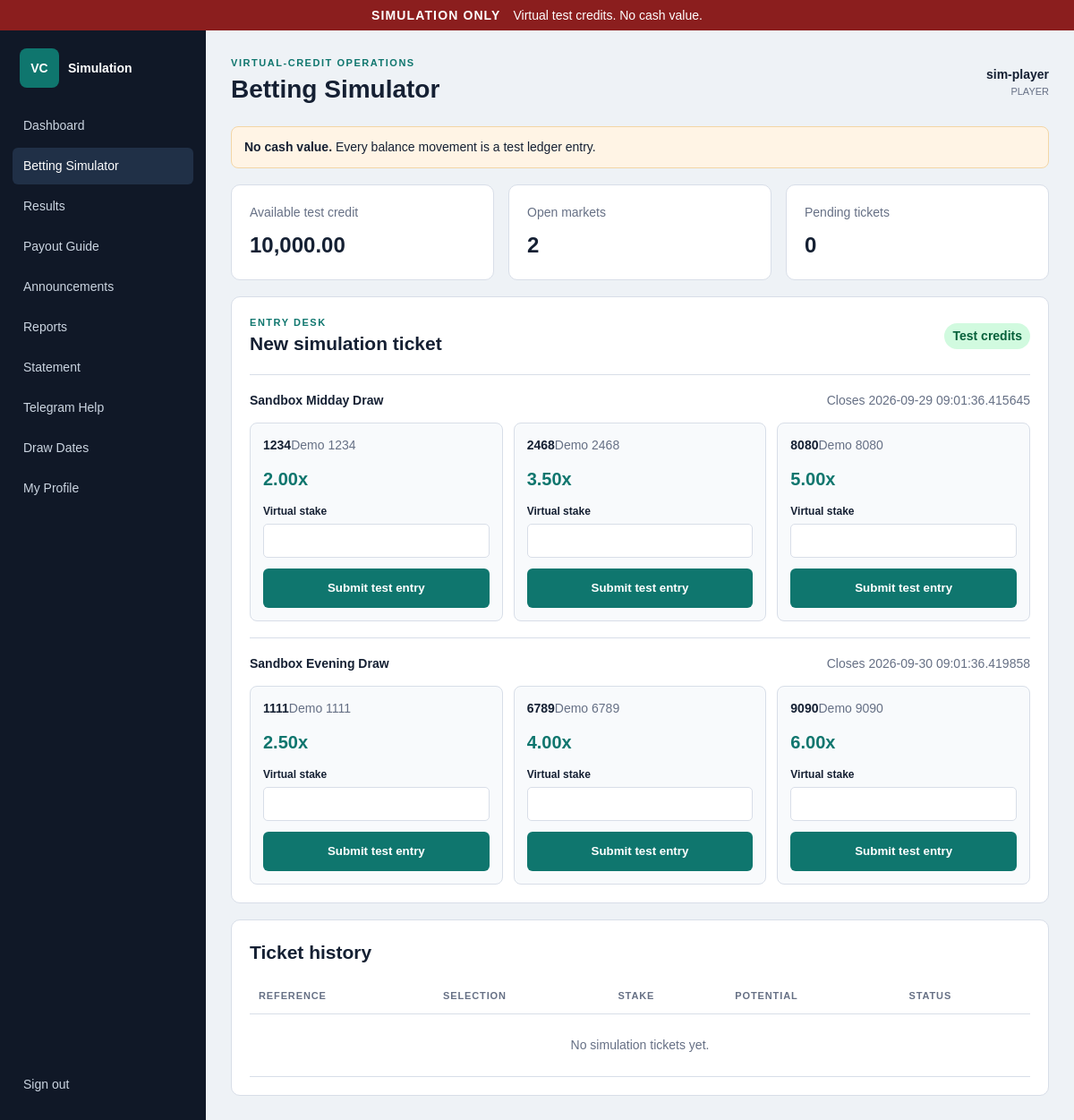
/betting (signed in), run on the app's committed database.
### app/models.py (models this page shows)
class Base(DeclarativeBase):
    pass

class User(Base):
    __tablename__ = "users"
    id: Mapped[int] = mapped_column(primary_key=True)
    username: Mapped[str] = mapped_column(String(80), unique=True, index=True)
    password_hash: Mapped[str] = mapped_column(String(255))
    role: Mapped[UserRole] = mapped_column(Enum(UserRole))
    parent_id: Mapped[int | None] = mapped_column(ForeignKey("users.id"), nullable=True)
    active: Mapped[bool] = mapped_column(Boolean, default=True)
    session_version: Mapped[int] = mapped_column(default=0)
    created_at: Mapped[datetime] = mapped_column(
        DateTime(timezone=True), default=lambda: datetime.now(timezone.utc)
    )
    parent: Mapped[User | None] = relationship(remote_side=[id], back_populates="children")
    children: Mapped[list[User]] = relationship(back_populates="parent")
    ledger_entries: Mapped[list[LedgerEntry]] = relationship(
        back_populates="user",
        order_by="LedgerEntry.id",
        foreign_keys="LedgerEntry.user_id",
    )

class Market(Base):
    __tablename__ = "markets"
    id: Mapped[int] = mapped_column(primary_key=True)
    name: Mapped[str] = mapped_column(String(120))
    closes_at: Mapped[datetime] = mapped_column(DateTime(timezone=True))
    status: Mapped[MarketStatus] = mapped_column(
        Enum(MarketStatus), default=MarketStatus.OPEN
    )
    selections: Mapped[list[Selection]] = relationship(back_populates="market")

class Selection(Base):
    __tablename__ = "selections"
    id: Mapped[int] = mapped_column(primary_key=True)
    market_id: Mapped[int] = mapped_column(ForeignKey("markets.id"), index=True)
    code: Mapped[str] = mapped_column(String(40))
    label: Mapped[str] = mapped_column(String(120))
    odds: Mapped[Decimal] = mapped_column(Numeric(10, 2))
    market: Mapped[Market] = relationship(back_populates="selections")
    tickets: Mapped[list[Ticket]] = relationship(back_populates="selection")

### app/main.py (the view)
    @app.get("/betting")
    def betting(request: Request, ticket: str | None = None, error: str | None = None):
        with Session(engine) as session:
            user = signed_in_user(request, session)
            if user is None:
                return RedirectResponse("/login", status_code=303)
            markets = list(
                session.scalars(
                    select(Market)
                    .where(Market.status == MarketStatus.OPEN)
                    .order_by(Market.closes_at)
                ).unique()
            )
            tickets = list(
                session.scalars(
                    select(Ticket)
                    .where(Ticket.user_id == user.id)
                    .order_by(Ticket.created_at.desc())
                )
            )
            return templates.TemplateResponse(
                request=request,
                name="betting.html",
                context={
                    "user": user,
                    "balance": get_balance(session, user),
                    "markets": markets,
                    "tickets": tickets,
                    "ticket_no": ticket,
                    "error": error,
                    "title": "Betting Simulator",
                    "page_title": "Betting Simulator",
                    "active": "betting",
                },
            )

### app/templates/betting.html (shortened to what this page needs)
{% extends "app_base.html" %}
{% block app_content %}
<section class="metric-grid compact">
  <article><span>Available test credit</span><strong>{{ "{:,.2f}".format(balance) }}</strong></article>
  <article><span>Open markets</span><strong>{{ markets|length }}</strong></article>
  <article><span>Pending tickets</span><strong>{{ tickets|selectattr('status.value','equalto','pending')|list|length }}</strong></article>
</section>
<section class="panel">
  <div class="panel-head"><div><p class="kicker">ENTRY DESK</p><h2>New simulation ticket</h2></div><span class="status">Test credits</span></div>
  {% if markets %}
    {% for market in markets %}
    <div class="market-block">
      <div><strong>{{ market.name }}</strong><span class="muted">Closes {{ market.closes_at }}</span></div>
      <div class="selection-grid">
        {% for selection in market.selections %}
        <form method="post" action="/betting/place" class="selection-card">
          <div><strong>{{ selection.code }}</strong><span>{{ selection.label }}</span></div>
          <div class="odds">{{ "{:.2f}".format(selection.odds) }}x</div>
          <label>Virtual stake<input name="stake" type="number" min="0.01" step="0.01" required></label>
          <button type="submit">Submit test entry</button>
        </form>
        {% endfor %}
      </div>
    </div>
    {% endfor %}
  {% else %}<div class="empty">No open simulation markets.</div>{% endif %}
</section>
<section class="panel">
  <div class="panel-head"><h2>Ticket history</h2></div>
  <div class="table-wrap"><table><thead><tr><th>Reference</th><th>Selection</th><th>Stake</th><th>Potential</th><th>Status</th></tr></thead><tbody>
  {% for ticket in tickets %}<tr><td>{{ ticket.ticket_no }}</td><td>{{ ticket.selection.code }}</td><td>{{ "{:,.2f}".format(ticket.stake) }}</td><td>{{ "{:,.2f}".format(ticket.potential_payout) }}</td><td><span class="tag">{{ ticket.status.value }}</span></td></tr>
  {% else %}<tr><td colspan="5" class="empty">No simulation tickets yet.</td></tr>{% endfor %}
  </tbody></table></div>
</section>
{% endblock %}

### app/templates/app_base.html (shortened to what this page needs)
{% extends "base.html" %}
{% block shell %}
<div class="app-shell">
  <aside class="sidebar">
    <div class="sidebar-brand"><span>VC</span><strong>Simulation</strong></div>
    <nav>
      <a class="{{ 'active' if active == 'dashboard' else '' }}" href="/dashboard">Dashboard</a>
      <a class="{{ 'active' if active == 'betting' else '' }}" href="/betting">Betting Simulator</a>
      <a class="{{ 'active' if active == 'results' else '' }}" href="/results">Results</a>
      <a class="{{ 'active' if active == 'payout-guide' else '' }}" href="/payout-guide">Payout Guide</a>
      <a class="{{ 'active' if active == 'announcements' else '' }}" href="/announcements">Announcements</a>
      <a class="{{ 'active' if active == 'reports' else '' }}" href="/reports">Reports</a>
      <a class="{{ 'active' if active == 'statement' else '' }}" href="/statement">Statement</a>
      <a class="{{ 'active' if active == 'telegram-help' else '' }}" href="/telegram-help">Telegram Help</a>
      <a class="{{ 'active' if active == 'draw-dates' else '' }}" href="/draw-dates">Draw Dates</a>
      <a class="{{ 'active' if active == 'profile' else '' }}" href="/profile">My Profile</a>
    </nav>
    <a class="logout" href="/logout">Sign out</a>
  </aside>
  <main class="workspace">
    <header class="topbar">
      <div><p class="kicker">VIRTUAL-CREDIT OPERATIONS</p><h1>{{ page_title }}</h1></div>
      <div class="user-chip"><strong>{{ user.username }}</strong><span>{{ user.role.value }}</span></div>
    </header>
    <section class="notice"><strong>No cash value.</strong> Every balance movement is a test ledger entry.</section>
    {% block app_content %}{% endblock %}
  </main>
</div>
{% endblock %}

### app/static/app.css (style rules this page uses)
:root { --ink:#152033;--muted:#667085;--line:#d8dee8;--panel:#fff;--bg:#eef2f6;--nav:#101827;--accent:#0f766e;--danger:#b42318 }
* { box-sizing:border-box }
body { margin:0;background:var(--bg);color:var(--ink);font:14px/1.5 Arial,sans-serif }
.brand-mark,.sidebar-brand span { display:grid;place-items:center;width:44px;height:44px;background:var(--accent);color:#fff;border-radius:8px;font-weight:900 }
.kicker { margin:16px 0 4px;color:var(--accent);font-size:11px;font-weight:800;letter-spacing:.14em }
.login-card h1,.topbar h1,.panel h2 { margin:0 }
.muted { color:var(--muted) }
button { height:44px;border:0;border-radius:6px;background:var(--accent);color:#fff;font-weight:800;cursor:pointer }
.app-shell { min-height:calc(100dvh - 34px);display:grid;grid-template-columns:230px 1fr }
.sidebar { background:var(--nav);color:#fff;padding:20px 14px;display:flex;flex-direction:column }
.sidebar-brand { display:flex;align-items:center;gap:10px;padding:0 8px 22px }
.sidebar nav { display:grid;gap:4px }
.sidebar a { color:#cbd5e1;text-decoration:none;padding:10px 12px;border-radius:6px }
.sidebar a:hover,.sidebar a.active { background:#203047;color:#fff }
.logout { margin-top:auto }
.workspace { padding:28px }
.topbar { display:flex;align-items:center;justify-content:space-between;margin-bottom:20px }
.topbar .kicker { margin:0 }
.user-chip { display:grid;text-align:right }
.user-chip span { color:var(--muted);text-transform:uppercase;font-size:11px }
.notice { background:#fff4e5;border:1px solid #f3d6a6;padding:12px 14px;border-radius:8px;margin-bottom:18px }
.metric-grid { display:grid;grid-template-columns:repeat(3,minmax(0,1fr));gap:16px }
.metric-grid article,.panel { background:var(--panel);border:1px solid var(--line);border-radius:10px;padding:20px }
.metric-grid span { display:block;color:var(--muted);margin-bottom:8px }
.metric-grid strong { font-size:24px }
.panel { margin-top:18px }
.panel-head { display:flex;justify-content:space-between;align-items:center }
.panel-head .kicker { margin:0 }
.status { background:#d1fadf;color:#05603a;border-radius:999px;padding:4px 9px;font-weight:700 }
.market-block { margin-top:18px;padding-top:18px;border-top:1px solid var(--line) }
.market-block>div:first-child { display:flex;justify-content:space-between;gap:12px }
.selection-grid { display:grid;grid-template-columns:repeat(3,minmax(0,1fr));gap:12px;margin-top:14px }
.selection-card { border:1px solid var(--line);border-radius:8px;padding:14px;display:grid;gap:12px;background:#f8fafc }
.selection-card span { color:var(--muted) }
.odds { font-size:20px;font-weight:900;color:var(--accent) }
.selection-card label { display:grid;gap:5px;font-size:12px;font-weight:700 }
.selection-card input { height:38px;border:1px solid var(--line);border-radius:5px;padding:0 9px }
.table-wrap { overflow:auto;margin-top:14px }
table { width:100%;border-collapse:collapse }
th,td { text-align:left;padding:11px 10px;border-bottom:1px solid var(--line);white-space:nowrap }
th { color:var(--muted);font-size:11px;text-transform:uppercase;letter-spacing:.08em }
.empty { text-align:center;color:var(--muted);padding:24px }
.compact { margin-bottom:18px }

### data on the page
User: username "sim-player", role.value "PLAYER"
Market: name "Sandbox Midday Draw", closes_at "2026-09-29 09:01:36.415645"
Selection: code "1234", label "Demo 1234", odds "2.00"
Selection: code "2468", label "Demo 2468", odds "3.50"
Selection: code "8080", label "Demo 8080", odds "5.00"
Market: name "Sandbox Evening Draw", closes_at "2026-09-30 09:01:36.419858"
Selection: code "1111", label "Demo 1111", odds "2.50"
Selection: code "6789", label "Demo 6789", odds "4.00"
Selection: code "9090", label "Demo 9090", odds "6.00"

### other printed values
{{ page_title }} "Betting Simulator"
{{ "{:,.2f}".format(balance) }} "10,000.00"
{{ markets|length }} "2"
{{ tickets|selectattr('status.value','equalto','pending')|list|length }} "0"
